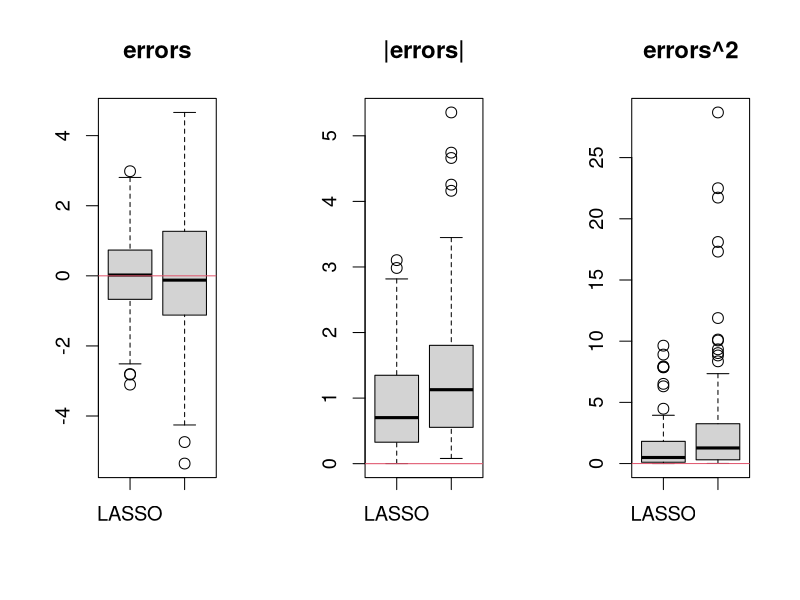

Recreate this plot in R.
library(caret)
library(glmnet)

## Simulate a data set 
## y = 2*x1 + x2 + normal random error
set.seed(0)
sample.size <- 100
pp <- 48 # the number of noise predictors 
x1 <- runif(sample.size)
x2 <- sample(0:1, sample.size, replace=T)
xx <- matrix(rnorm(sample.size*pp, 0,5), sample.size, pp) # useless/noise predictors 
colnames(xx) <- paste0("x", 1:pp+2)
yy <- 5*x1 + 8*x2 + 3 + rnorm(sample.size)
dat <- data.frame(yy=yy, x1=x1, x2=x2, xx)
View(dat)
View(dat$yy)

#############
# Compare two models by 10 fold Cross validation (external layer CV)
#############

# Use createFold function, it can generated stratified split according to outcome variable
# you should use average of 5 drugs as parameter for this function in assignment 1
nfold=10
idx.cv <- createFolds(dat$yy, k=nfold, list=F)  
View(idx.cv)
#The candiate penalty parameter values to be selected by CV
grid=10^seq(10,-2,length=100) 

#create vector to save predicted values
y.pred <-  matrix(NA, nrow(dat), 2)
colnames(y.pred) <- c("LASSO", "lm")

# external layer CV to compare lasso and linear regression
for(ii in 1:nfold){
	#make train and test data for ii-th fold
	y.train <- dat[idx.cv!=ii, 1]
	y.test <-  dat[idx.cv==ii, 1]
	x.train <- as.matrix(dat[idx.cv!=ii, -1])
	x.test <-  as.matrix(dat[idx.cv==ii, -1])

# 	# This part is used to fit lasso model in general, but not needed for CV goal
# 	lasso1=glmnet(x.train,y.train,alpha=1,lambda=grid)
# 	plot(lasso1) # plot coefficient trace
# 	cv1 <- cv.glmnet(x.train, y.train, alpha=1) 
#	print(coef(lasso1, s=cv1$lambda.1se))
# 	y.pred[idx.cv==ii] <- predict(lasso1, x.test, s=cv1$lambda.1se)

	# fit lasso models and select value of penalty parameter by internal layer CV 
	cv1 <- cv.glmnet(x.train, y.train, alpha=1,lambda=grid) 
	summary(cv1)
	print(coef(cv1,s="lambda.1se"))
	y.pred[idx.cv==ii,1] <- predict(cv1, x.test, s="lambda.1se")
	
	# fit lm model
	tmp0 <- data.frame(yy=y.train, x.train)
	lm1 <- lm(yy~., data=tmp0)
	y.pred[idx.cv==ii,2] <- predict(lm1, as.data.frame(x.test))
}


# summary of errors and comparison between models
errors <- y.pred-yy
apply(errors, 2, var)
apply(errors, 2, mean) 
apply(errors^2, 2, mean)
apply(abs(errors), 2, mean)
(apply(errors^2, 2, mean)-apply(errors, 2, mean)^2) * sample.size/(sample.size-1)

wilcox.test(abs(errors)[,1] - abs(errors)[,2])
wilcox.test((errors^2)[,1] - (errors^2)[,2])

par(mfrow=c(1,3),cex=1.2)
boxplot(errors, main="errors")
abline(h=0,col=2)
boxplot(abs(errors), main="|errors|")
abline(h=0,col=2)
boxplot(errors^2, main="errors^2")
abline(h=0,col=2)
